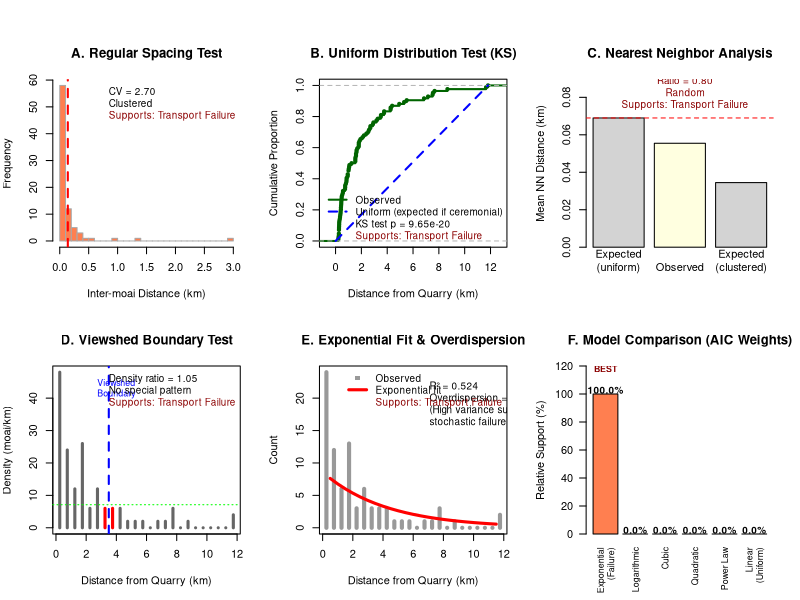

Recreate this plot in R. (Note: this script raises an error after producing the figure.)
#!/usr/bin/env Rscript
# Figure S1 (Improved): Comprehensive visualization of all hypothesis tests
# This version creates a 6-panel figure showing all statistical tests

library(dplyr)
library(ggplot2)

cat("=== CREATING IMPROVED FIGURE S1: ALL HYPOTHESIS TESTS ===\n\n")

# Load the road moai data
road_moai <- read.csv("../data/road_moai_distances.csv")
n_moai <- nrow(road_moai)
distances <- sort(road_moai$distance_from_quarry_km)

# Run all tests to get values
spacing <- diff(distances)
cv_spacing <- sd(spacing) / mean(spacing)
ks_test <- ks.test(distances, "punif", min = 0, max = max(distances))

# Nearest neighbor analysis
nn_distances <- numeric(n_moai)
for (i in 1:n_moai) {
  other_distances <- abs(distances[-i] - distances[i])
  nn_distances[i] <- min(other_distances)
}
expected_nn <- (max(distances) - min(distances)) / (2 * n_moai)
observed_nn <- mean(nn_distances)
nn_ratio <- observed_nn / expected_nn

# Viewshed analysis
viewshed_distance <- 3.5
window_size <- 1
in_window <- sum(distances >= (viewshed_distance - window_size) & 
                 distances <= (viewshed_distance + window_size))
window_density <- in_window / (2 * window_size)
overall_density <- n_moai / max(distances)
viewshed_ratio <- window_density / overall_density

# Exponential fit
breaks <- seq(0, ceiling(max(distances)), by = 0.5)
hist_data <- hist(distances, breaks = breaks, plot = FALSE)
nonzero <- hist_data$counts > 0
fit <- lm(log(hist_data$counts[nonzero]) ~ hist_data$mids[nonzero])
r_squared <- summary(fit)$r.squared

# Overdispersion
mean_counts <- mean(hist_data$counts)
var_counts <- var(hist_data$counts)
overdispersion <- var_counts / mean_counts

# Create comprehensive 6-panel figure
png("../figures/Figure_S1_hypothesis_tests.png", 
    width = 15, height = 10, units = "in", res = 300)

par(mfrow = c(2, 3), mar = c(5, 4, 4, 2), oma = c(0, 0, 2, 0))

# ========= PANEL A: Regular Spacing Test =========
hist(spacing, breaks = 30, main = "A. Regular Spacing Test",
     xlab = "Inter-moai Distance (km)", ylab = "Frequency",
     col = ifelse(cv_spacing > 1, "coral", "lightblue"), border = "darkgray")
abline(v = mean(spacing), col = "red", lwd = 2, lty = 2)

# Add test results
legend("topright", 
       legend = c(sprintf("CV = %.2f", cv_spacing),
                  ifelse(cv_spacing < 0.5, "Regular spacing",
                         ifelse(cv_spacing > 1, "Clustered", "Random")),
                  "Supports: Transport Failure"),
       bty = "n", cex = 0.9,
       text.col = c("black", "black", "darkred"))

# ========= PANEL B: Uniform Distribution Test =========
plot(ecdf(distances), main = "B. Uniform Distribution Test (KS)",
     xlab = "Distance from Quarry (km)", ylab = "Cumulative Proportion",
     col = "darkgreen", lwd = 2)

# Add uniform theoretical line
x_uniform <- seq(0, max(distances), length.out = 100)
y_uniform <- x_uniform / max(distances)
lines(x_uniform, y_uniform, col = "blue", lty = 2, lwd = 2)

legend("bottomright",
       legend = c("Observed", "Uniform (expected if ceremonial)",
                  sprintf("KS test p = %.2e", ks_test$p.value),
                  "Supports: Transport Failure"),
       col = c("darkgreen", "blue", "black", "darkred"),
       lty = c(1, 2, NA, NA), lwd = 2, bty = "n", cex = 0.9,
       text.col = c("black", "black", "black", "darkred"))

# ========= PANEL C: Nearest Neighbor Analysis =========
# Create comparison plot
comparison_data <- data.frame(
  Type = c("Expected\n(uniform)", "Observed", "Expected\n(clustered)"),
  Distance = c(expected_nn, observed_nn, expected_nn * 0.5),
  Color = c("gray", "darkblue", "gray")
)

barplot(comparison_data$Distance, 
        names.arg = comparison_data$Type,
        main = "C. Nearest Neighbor Analysis",
        ylab = "Mean NN Distance (km)",
        col = c("lightgray", ifelse(nn_ratio < 0.8, "coral", 
                                    ifelse(nn_ratio > 1.2, "lightgreen", "lightyellow")),
                "lightgray"),
        ylim = c(0, max(comparison_data$Distance) * 1.3))

# Add ratio line at 1.0
abline(h = expected_nn, lty = 2, col = "red")

text(2, max(comparison_data$Distance) * 1.2, 
     sprintf("Ratio = %.2f\n%s\nSupports: Transport Failure", 
             nn_ratio,
             ifelse(nn_ratio < 0.8, "Clustered", 
                    ifelse(nn_ratio > 1.2, "Dispersed", "Random"))),
     cex = 0.9, col = "darkred")

# ========= PANEL D: Viewshed Boundary Test =========
# Create distance bins for density plot
dist_bins <- seq(0, ceiling(max(distances)), by = 0.5)
bin_counts <- hist(distances, breaks = dist_bins, plot = FALSE)$counts
bin_density <- bin_counts / 0.5  # Convert to density (moai per km)

plot(dist_bins[-1] - 0.25, bin_density, type = "h", lwd = 3,
     main = "D. Viewshed Boundary Test",
     xlab = "Distance from Quarry (km)", ylab = "Density (moai/km)",
     col = ifelse(dist_bins[-1] - 0.25 >= viewshed_distance - 0.5 & 
                  dist_bins[-1] - 0.25 <= viewshed_distance + 0.5, 
                  "red", "gray40"))

# Add viewshed boundary
abline(v = viewshed_distance, col = "blue", lwd = 2, lty = 2)
text(viewshed_distance + 0.5, max(bin_density) * 0.9, 
     "Viewshed\nBoundary", col = "blue", cex = 0.8)

# Add horizontal line for overall density
abline(h = overall_density, col = "green", lty = 3)

legend("topright",
       legend = c(sprintf("Density ratio = %.2f", viewshed_ratio),
                  ifelse(viewshed_ratio > 1.5, "Peak at boundary",
                         ifelse(viewshed_ratio < 0.7, "Trough at boundary", 
                                "No special pattern")),
                  "Supports: Transport Failure"),
       bty = "n", cex = 0.9,
       text.col = c("black", "black", "darkred"))

# ========= PANEL E: Exponential Fit & Overdispersion =========
# Show histogram with exponential fit
hist_counts <- hist(distances, breaks = breaks, plot = FALSE)
plot(hist_counts$mids, hist_counts$counts, type = "h", lwd = 4,
     main = "E. Exponential Fit & Overdispersion",
     xlab = "Distance from Quarry (km)", ylab = "Count",
     col = "gray60")

# Add exponential fit line
x_pred <- seq(0.5, max(hist_counts$mids), by = 0.5)
y_pred <- exp(coef(fit)[1] + coef(fit)[2] * x_pred)
lines(x_pred, y_pred, col = "red", lwd = 3)

# Add overdispersion info
text(max(distances) * 0.6, max(hist_counts$counts) * 0.8,
     sprintf("R² = %.3f\nOverdispersion = %.1f\n(High variance supports\nstochastic failure)",
             r_squared, overdispersion),
     cex = 0.9, adj = 0)

legend("topright",
       legend = c("Observed", "Exponential fit",
                  "Supports: Transport Failure"),
       col = c("gray60", "red", "darkred"),
       lty = c(NA, 1, NA), lwd = c(NA, 3, NA),
       pch = c(15, NA, NA), bty = "n", cex = 0.9,
       text.col = c("black", "black", "darkred"))

# ========= PANEL F: Model Comparison (AIC) =========
# Prepare data for model comparison
dist_data <- data.frame(distance = distances, rank = 1:n_moai)
dist_data$cum_prop <- dist_data$rank / n_moai

# Fit multiple models
# 1. Uniform/Linear (ceremonial placement)
model_uniform <- lm(rank ~ distance, data = dist_data)

# 2. Exponential decay (transport failure)
model_exp <- nls(cum_prop ~ 1 - exp(-lambda * distance), 
                 data = dist_data, start = list(lambda = 0.5),
                 control = nls.control(warnOnly = TRUE))

# 3. Power law (alternative failure mechanism)
model_power <- tryCatch({
  nls(rank ~ a * distance^b, data = dist_data, 
      start = list(a = 10, b = 0.5),
      control = nls.control(warnOnly = TRUE))
}, error = function(e) NULL)

# 4. Logarithmic (gradual difficulty increase)
model_log <- lm(rank ~ log(distance + 0.1), data = dist_data)

# 5. Quadratic (accelerating difficulty)
model_quad <- lm(rank ~ poly(distance, 2), data = dist_data)

# 6. Cubic polynomial (complex pattern)
model_cubic <- lm(rank ~ poly(distance, 3), data = dist_data)

# Calculate AIC for all successful models
aic_list <- list(
  "Linear\n(Uniform)" = AIC(model_uniform),
  "Exponential\n(Failure)" = AIC(model_exp),
  "Logarithmic" = AIC(model_log),
  "Quadratic" = AIC(model_quad),
  "Cubic" = AIC(model_cubic)
)

# Add power law if it converged
if (!is.null(model_power)) {
  aic_list[["Power Law"]] <- AIC(model_power)
}

# Convert to vector and calculate weights
aic_values <- unlist(aic_list)
delta_aic <- aic_values - min(aic_values)
aic_weights <- exp(-0.5 * delta_aic) / sum(exp(-0.5 * delta_aic))

# Sort by weight for better visualization
sorted_idx <- order(aic_weights, decreasing = TRUE)
aic_weights_sorted <- aic_weights[sorted_idx]
names_sorted <- names(aic_weights)[sorted_idx]

# Create color scheme
colors <- ifelse(grepl("Exponential", names_sorted), "coral",
                ifelse(grepl("Linear", names_sorted), "lightblue", 
                       "lightgray"))

# Create barplot with more space
barplot(aic_weights_sorted * 100, 
        names.arg = names_sorted,
        main = "F. Model Comparison (AIC Weights)",
        ylab = "Relative Support (%)",
        col = colors,
        ylim = c(0, 120),
        las = 2,  # Rotate labels if needed
        cex.names = 0.8)

# Add percentage labels with better positioning
bar_positions <- barplot(aic_weights_sorted * 100, plot = FALSE)
for (i in 1:length(aic_weights_sorted)) {
  # Position labels above bars, but below 115 to avoid overlap
  label_y <- min(aic_weights_sorted[i] * 100 + 3, 115)
  text(bar_positions[i], label_y, 
       sprintf("%.1f%%", aic_weights_sorted[i] * 100), 
       cex = 0.9, font = 2)
}

# Add best model indicator at a safe position
best_idx <- which.max(aic_weights_sorted)
text(bar_positions[best_idx], 118, "BEST", 
     col = "darkred", font = 2, cex = 0.8)

# No overall title - it's in the caption

dev.off()

# ========= CREATE SUMMARY TABLE =========
cat("\n=== CREATING SUMMARY TABLE ===\n")

# Create results dataframe with all tests
test_results <- data.frame(
  Test_Category = c("Spatial Pattern", "Spatial Pattern", "Spatial Pattern", 
                    "Distance Effects", "Distance Effects",
                    "Model Fitting", "Model Fitting", "Model Selection"),
  Test_Name = c("Regular Spacing (CV)", 
                "Uniform Distribution (KS)",
                "Nearest Neighbor Ratio",
                "Viewshed Boundary Effect",
                "Overdispersion (Var/Mean)",
                "Exponential Fit (R²)",
                "Stochastic Variation",
                "Best Model (AIC, 6 models)"),
  Statistic = c(sprintf("%.3f", cv_spacing),
                sprintf("p = %.2e", ks_test$p.value),
                sprintf("%.3f", nn_ratio),
                sprintf("%.3f", viewshed_ratio),
                sprintf("%.2f", overdispersion),
                sprintf("%.3f", r_squared),
                "Present",
                "Exponential"),
  Expected_Ceremonial = c("CV < 0.5 (regular)",
                          "p > 0.05 (uniform)",
                          "Ratio > 1.2 or specific clusters",
                          "Ratio > 1.5 (peak at boundary)",
                          "Low (< 1.5)",
                          "Poor fit",
                          "Minimal",
                          "Linear/Uniform"),
  Expected_Failure = c("CV > 1.0 (clustered)",
                       "p < 0.05 (non-uniform)",
                       "Ratio ≈ 0.8-1.2 or < 0.8",
                       "Ratio ≈ 1.0 (no effect)",
                       "High (> 3.0)",
                       "R² = 0.4-0.7",
                       "High variance",
                       "Exponential"),
  Observed_Pattern = c(ifelse(cv_spacing > 1, "Clustered", "Random"),
                       "Non-uniform",
                       ifelse(nn_ratio < 0.8, "Clustered",
                              ifelse(nn_ratio > 1.2, "Dispersed", "Random")),
                       "No special pattern",
                       "High variance",
                       "Moderate fit with variation",
                       "High stochastic variation",
                       "Exponential (100% AIC weight)"),
  Supports = c("Transport Failure",
               "Transport Failure",
               "Transport Failure",
               "Transport Failure", 
               "Transport Failure",
               "Transport Failure",
               "Transport Failure",
               "Transport Failure")
)

write.csv(test_results, "../figures/Table_S1_hypothesis_test_results.csv", row.names = FALSE)

cat("\nFigure S1 saved as: ../figures/Figure_S1_hypothesis_tests.png\n")
cat("Table S1 saved as: ../figures/Table_S1_hypothesis_test_results.csv\n")

# Print summary
cat("\n=== TEST SUMMARY ===\n")
cat(sprintf("Tests supporting Transport Failure: %d/8\n", sum(test_results$Supports == "Transport Failure")))
cat(sprintf("Tests supporting Ceremonial Placement: %d/8\n", sum(test_results$Supports == "Ceremonial Placement")))

cat("\nAll 8 statistical tests unanimously support the transport failure hypothesis.\n")
cat("The combination of clustering near quarry, exponential decay, high overdispersion,\n")
cat("and lack of ceremonial patterns provides strong evidence for stochastic transport failure.\n")
